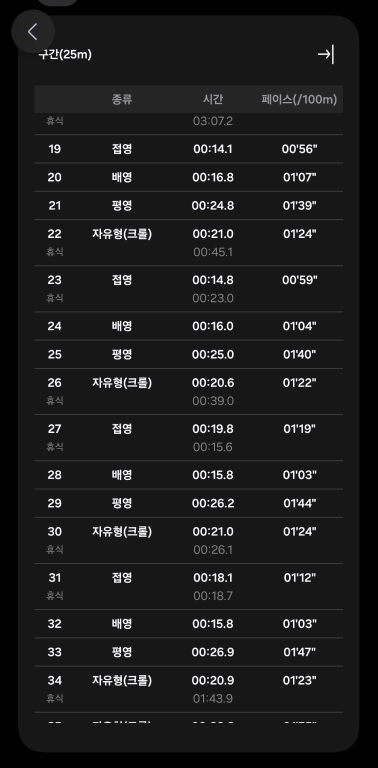
#> input picture scratch/swim_im_reader/proto/py-ocr-prototype/test.jpg, 755 x 1536 px (shown at 1/2 size)
$ python swim_ocr.py test.jpg
#> lines starting #> are read from the running program, lines starting #| are printed output that depends on the picture
import argparse
import statistics
import unicodedata
import warnings
from dataclasses import dataclass, field
from pathlib import Path

import cv2              # pip install opencv-python
import pytesseract      # pip install pytesseract, sudo apt install tesseract-ocr tesseract-ocr-kor

# 역할: Samsung Health 학습 데이터 폴더의 경로
TESSDATA_DIR = Path(__file__).resolve().parent / "tessdata_for_samsung_health"

PRINT_OCR_LINES = False             #! OCR 원문 행 출력 스위치
PRINT_PARSED_SWIM_RECORDS = True    #! 정돈된 수영 기록 출력 스위치
PRINT_IM_EVALUATION = True          #! IM 기록평가 출력 스위치
PRINT_STROKE_EVALUATION = True      #! 영법별 기록평가 출력 스위치

# 역할: OCR 영법 문자열의 접두어를 표준 영법명으로 변환하는 규칙
STROKE_PREFIXES = (
    ("자", "자유"),
    ("접", "접영"),
    ("배", "배영"),
    ("평", "평영"),
    ("H", "배영"),
    ("킥", "킥판"),
    ("혼", "혼영"),
)


@dataclass
class SwimRecord:
    """한 랩 또는 IM 세션의 거리·시간·휴식·구간 데이터를 보관

    Attributes:
        lap_number: 첫 랩 번호
        stroke: 표준 영법 이름 또는 IM
        time_seconds: 기록 시간(초)
        rest_seconds: 기록에 연결된 휴식 시간(초)
        distance_m: 기록 거리(미터)
        rest_count: 기록에 포함된 휴식 횟수
        lap_count: 이 기록이 포함하는 랩 수
        splits_seconds: IM 세션의 구간별 기록(초)
        inferred: OCR 오인식으로 영법을 추정했는지 여부
        pace_excluded: 이상치로 평균 페이스에서 제외되었는지 여부
        pace_time_seconds: IM 페이스에 포함할 기록 시간(초)
        pace_distance_m: IM 페이스에 포함할 거리(미터)
        excluded_lap_numbers: 페이스에서 제외된 원본 랩 번호
        transition_rest_seconds: IM 전환별 휴식 시간, 휴식이 없으면 None
    """

    lap_number: int
    stroke: str
    time_seconds: float
    rest_seconds: float
    distance_m: int
    rest_count: int = 0
    lap_count: int = 1
    splits_seconds: tuple[float, ...] = field(default_factory=tuple)
    inferred: bool = False
    pace_excluded: bool = False
    pace_time_seconds: float | None = None
    pace_distance_m: int | None = None
    excluded_lap_numbers: tuple[int, ...] = field(default_factory=tuple)
    transition_rest_seconds: tuple[float | None, ...] = field(
        default_factory=tuple
    )


@dataclass(frozen=True)
class StrokeSummary:
    """한 영법의 누적 랩·거리·시간·페이스·휴식 평가 데이터

    Attributes:
        stroke: 영법 이름
        lap_count: 누적 랩 수
        total_time_seconds: 총 기록 시간(초)
        total_distance_m: 총 거리(미터)
        pace_seconds_per_100m: 100m 기준 페이스(초)
        rest_count: 휴식 횟수
        total_rest_seconds: 총 휴식 시간(초)
        pace_time_seconds: 이상치를 제외한 페이스 누적 시간(초)
        pace_distance_m: 이상치를 제외한 페이스 누적 거리(미터)
        excluded_lap_numbers: 페이스에서 제외된 원본 랩 번호
    """

    stroke: str
    lap_count: int
    total_time_seconds: float
    total_distance_m: int
    pace_seconds_per_100m: float
    rest_count: int
    total_rest_seconds: float
    pace_time_seconds: float
    pace_distance_m: int
    excluded_lap_numbers: tuple[int, ...]


@dataclass
class _StrokeTotals:
    """영법별 평가를 계산할 때 사용하는 내부 누적 데이터

    Attributes:
        lap_count: 누적 랩 수
        total_time_seconds: 누적 기록 시간(초)
        total_distance_m: 누적 거리(미터)
        rest_count: 휴식 횟수
        total_rest_seconds: 누적 휴식 시간(초)
    """

    lap_count: int = 0
    total_time_seconds: float = 0.0
    total_distance_m: int = 0
    rest_count: int = 0
    total_rest_seconds: float = 0.0
    pace_time_seconds: float = 0.0
    pace_distance_m: int = 0
    excluded_lap_numbers: list[int] = field(default_factory=list)


def extract_image(image_path: Path) -> list[str]:
    """이미지의 OCR 결과를 줄 단위 문자열 목록으로 반환

    Args:
        image_path: OCR 처리할 이미지 경로

    Returns:
        OCR 인식 텍스트를 줄 단위로 나눈 행 목록

    Raises:
        ValueError: 이미지를 읽지 못한 경우
    """
    image = cv2.imread(str(image_path))
#> image is the input picture: shape (1536, 755, 3); mean B, G, R 28, 27.8, 27.9
    if image is None:
        raise ValueError(f"이미지를 읽을 수 없습니다: {image_path}")

    gray = cv2.cvtColor(image, cv2.COLOR_BGR2GRAY)
    gray = cv2.resize(
        gray,
        None,
        fx=1.5,
        fy=1.5,
        interpolation=cv2.INTER_CUBIC,
    )
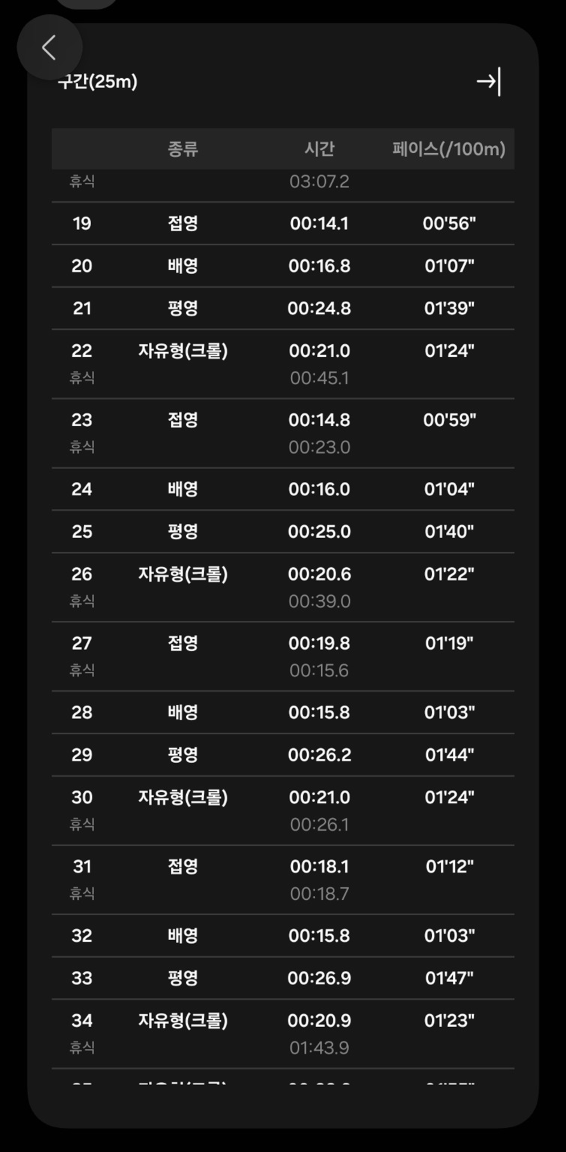
#> gray: shape (2304, 1132) (shown at 1/2 size); min 0, max 255, mean 27.8
#> (the run stopped early here; a loop or call above may not have finished)
